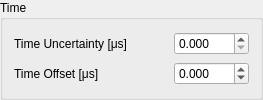
                 <widget class="QGroupBox" name="groupBox_9">
                  <property name="title">
                   <string>Time</string>
                  </property>
                  <layout class="QGridLayout" name="gridLayout_15">
                   <item row="0" column="2">
                    <widget class="QDoubleSpinBox" name="time_unc_box">
                     <property name="enabled">
                      <bool>true</bool>
                     </property>
                     <property name="accelerated">
                      <bool>true</bool>
                     </property>
                     <property name="keyboardTracking">
                      <bool>false</bool>
                     </property>
                     <property name="decimals">
                      <number>3</number>
                     </property>
                     <property name="maximum">
                      <double>100.000000000000000</double>
                     </property>
                     <property name="singleStep">
                      <double>0.010000000000000</double>
                     </property>
                     <property name="value">
                      <double>0.000000000000000</double>
                     </property>
                    </widget>
                   </item>
                   <item row="1" column="2">
                    <widget class="QDoubleSpinBox" name="time_offset_twin_box">
                     <property name="accelerated">
                      <bool>true</bool>
                     </property>
                     <property name="correctionMode">
                      <enum>QAbstractSpinBox::CorrectToNearestValue</enum>
                     </property>
                     <property name="keyboardTracking">
                      <bool>false</bool>
                     </property>
                     <property name="decimals">
                      <number>3</number>
                     </property>
                     <property name="minimum">
                      <double>-100.000000000000000</double>
                     </property>
                     <property name="maximum">
                      <double>100.000000000000000</double>
                     </property>
                     <property name="singleStep">
                      <double>0.005000000000000</double>
                     </property>
                    </widget>
                   </item>
                   <item row="1" column="0">
                    <widget class="QLabel" name="label_12">
                     <property name="toolTip">
                      <string>&lt;html&gt;&lt;head/&gt;&lt;body&gt;&lt;p&gt;Can be used for incubation time&lt;/p&gt;&lt;/body&gt;&lt;/html&gt;</string>
                     </property>
                     <property name="text">
                      <string>Time Offset [μs]</string>
                     </property>
                    </widget>
                   </item>
                   <item row="0" column="1">
                    <spacer name="horizontalSpacer_21">
                     <property name="orientation">
                      <enum>Qt::Horizontal</enum>
                     </property>
                     <property name="sizeHint" stdset="0">
                      <size>
                       <width>40</width>
                       <height>20</height>
                      </size>
                     </property>
                    </spacer>
                   </item>
                   <item row="0" column="0">
                    <widget class="QLabel" name="label">
                     <property name="text">
                      <string>Time Uncertainty [μs]</string>
                     </property>
                    </widget>
                   </item>
                  </layout>
                 </widget>
